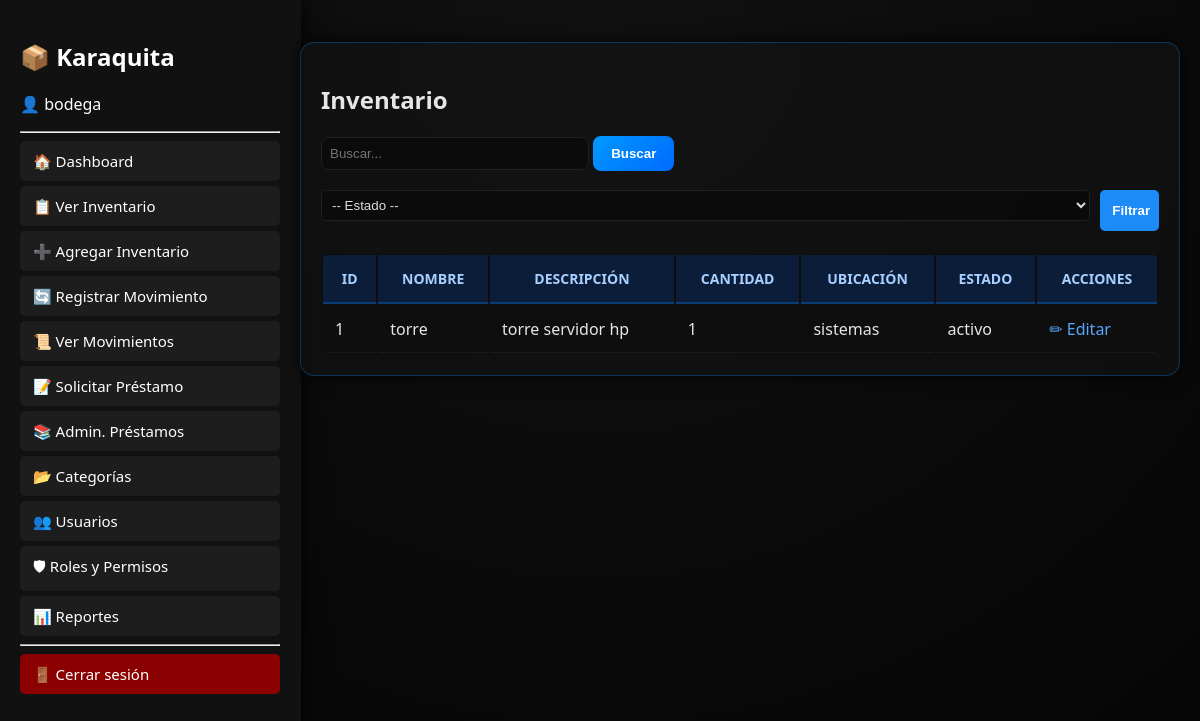
Page /layout.php?page=inventario_listar (signed in) on the committed database.
### tables this page shows
CREATE TABLE `inventario` (
  `id` int(11) NOT NULL,
  `codigo` varchar(100) NOT NULL,
  `nombre` varchar(200) NOT NULL,
  `descripcion` text DEFAULT NULL,
  `estado` enum('activo','inactivo','mantenimiento') NOT NULL DEFAULT 'activo',
  `categoria_id` int(11) DEFAULT NULL,
  `cantidad` int(11) DEFAULT 0,
  `tipo` enum('equipo','insumo') NOT NULL,
  `ubicacion` varchar(100) NOT NULL,
  `fecha_actualizacion` datetime DEFAULT NULL,
  `fecha_registro` timestamp NOT NULL DEFAULT current_timestamp()
);

### permisos.php (called while the page is built, shortened)
<?php
require_once "db.php";
function tiene_permiso($accion) {
    global $pdo;
    $rol = (int) $_SESSION['role_id'];
    $stmt = $pdo->prepare("SELECT permitido FROM permisos WHERE rol_id = :rol AND accion = :accion LIMIT 1");
    $stmt->execute(['rol' => $rol, 'accion' => $accion]);
    $row = $stmt->fetch(PDO::FETCH_ASSOC);
    return $row ? (int)$row['permitido'] : 0;
}

### inventario_listar.php (the view, shortened to what this page needs)
<?php
require_once 'db.php';
require_once 'permisos.php';
$busqueda = $_GET['buscar'] ?? '';
$sql = "SELECT * FROM inventario WHERE 1=1";
$params = [];
$sql .= " ORDER BY id DESC";
$stmt = $pdo->prepare($sql);
$stmt->execute($params);
$items = $stmt->fetchAll(PDO::FETCH_ASSOC);
?>
<div class="card">
    <h2>Inventario</h2>
    <form method="GET" action="layout.php">
        <input type="text" name="buscar" placeholder="Buscar..."
            value="<?= htmlspecialchars($busqueda) ?>"
            style="padding:8px;width:250px;">
        <button>Buscar</button>
    </form>
    <form method="GET" action="layout.php" style="margin-top:10px; display:flex; gap:10px;">
        <select name="estado" style="padding:6px; border-radius:5px;">
            <option value="">-- Estado --</option>
        </select>
        <button type="submit" style="padding:6px 12px; background:#1d8cf8; color:white; border:none; border-radius:5px;">
            Filtrar
        </button>
    </form>
    <br>
    <table class="tabla">
    <tr>
        <th>ID</th>
        <th>Nombre</th>
        <th>Descripción</th>
        <th>Cantidad</th>
        <th>Ubicación</th>
        <th>Estado</th>
        <th>Acciones</th>
    </tr>
    <?php foreach ($items as $i): ?>
    <tr>
        <td><?= $i['id'] ?></td>
        <td><?= htmlspecialchars($i['nombre']) ?></td>
        <td><?= htmlspecialchars($i['descripcion']) ?></td>
        <td><?= $i['cantidad'] ?></td>
        <td><?= htmlspecialchars($i['ubicacion']) ?></td>
        <td><?= htmlspecialchars($i['estado'] ?? 'activo') ?></td>
        <td>
            <?php if (tiene_permiso('inventario_update')): ?>
                <a href="layout.php?page=inventario_editar&id=<?= $i['id'] ?>">✏ Editar</a>
            <?php endif; ?>
        </td>
    </tr>
    <?php endforeach; ?>
    </table>
</div>

### styles.css (style rules this page uses)
body { margin: 0; padding: 0; font-family: "Segoe UI", sans-serif; background: radial-gradient(circle at top, #111, #050505); color: #e6e6e6; min-height: 100vh; display: flex; flex-direction: column; }
.card { background: rgba(20,20,20,0.6); padding: 20px; border-radius: 14px; border: 1px solid rgba(0,140,255,0.3); box-shadow: 0 0 18px #000c; backdrop-filter: blur(10px); transition: 0.25s ease; }
table { width: 100%; background: rgba(15,15,15,0.7); border-radius: 10px; overflow: hidden; backdrop-filter: blur(6px); }
th { padding: 14px; background: rgba(0, 100, 255, 0.18); text-transform: uppercase; color: #a7cfff; font-size: 14px; border-bottom: 2px solid rgba(0,140,255,0.3); }
td { padding: 12px; border-bottom: 1px solid rgba(255,255,255,0.05); }
input, select, textarea { width: 100%; background: rgba(10,10,10,0.8); border: 1px solid #202020; padding: 10px 12px; margin-bottom: 10px; color: #ddd; border-radius: 8px; transition: 0.25s ease; }
button, .btn { background: linear-gradient(135deg, #0099ff, #006aff); border: none; padding: 10px 18px; font-weight: bold; color: #fff; border-radius: 8px; cursor: pointer; transition: .25s ease; overflow: hidden; position: relative; text-decoration: none; display: inline-block; }
a { color: #58a8ff; text-decoration: none; transition: .25s ease; }

### rows in the picture
inventario: id "1", nombre "torre", descripcion "torre servidor hp", cantidad "1", ubicacion "sistemas", estado "activo"

### other values in the picture
$usuario "bodega"
